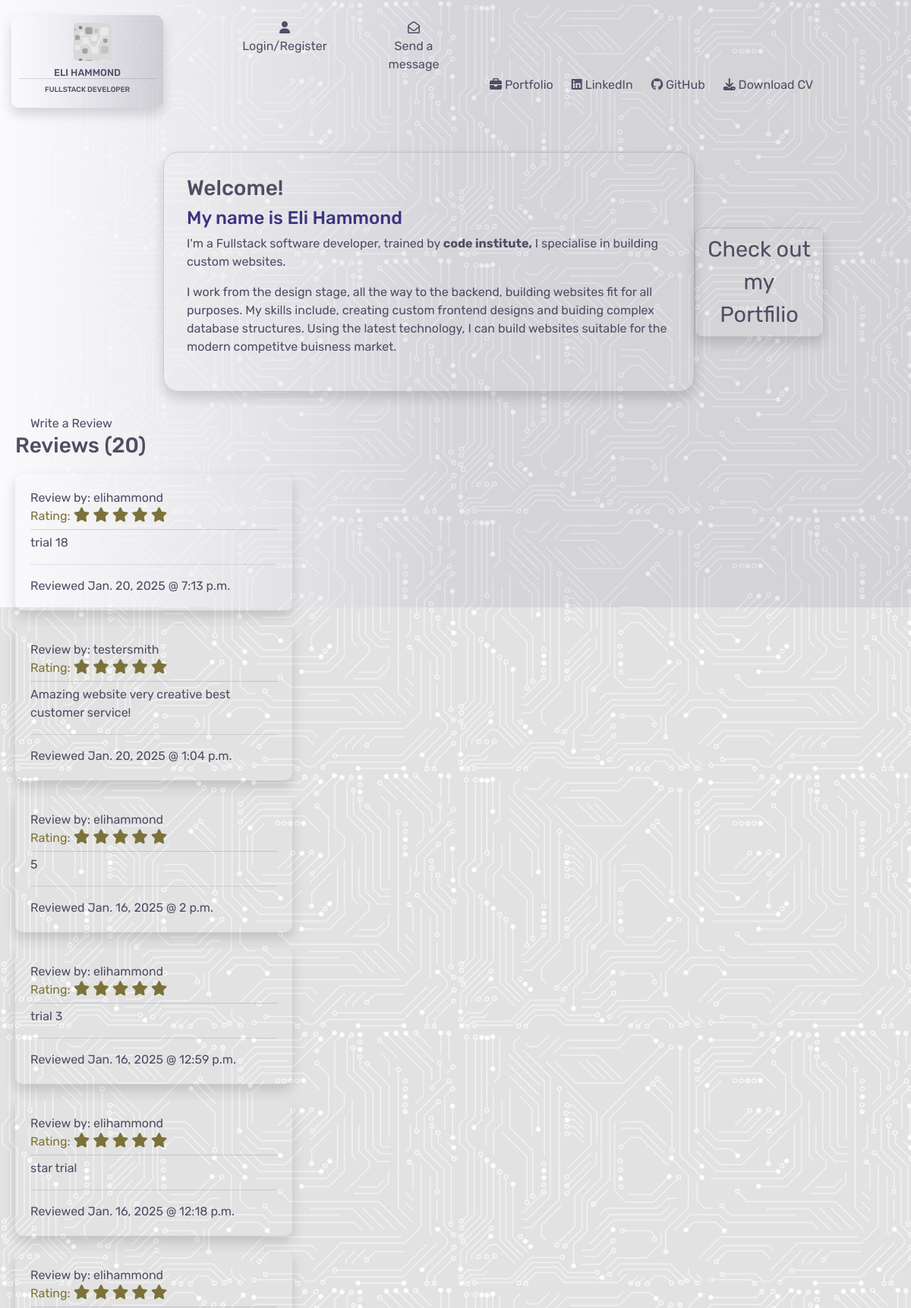
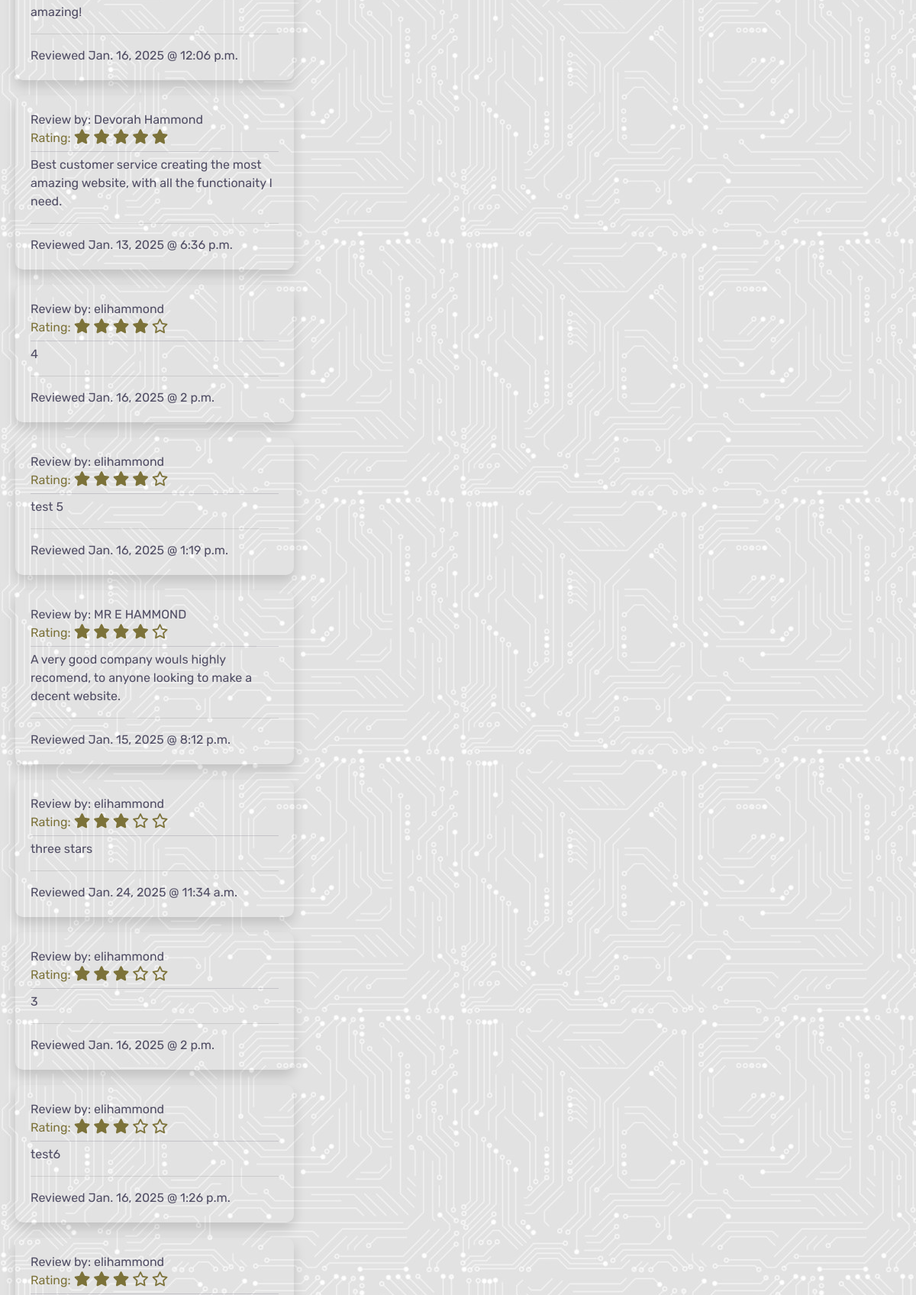
The page / (upper part) on the database its author committed (2 pictures, top to bottom).
### home/models.py (models this page shows)
class Reviews(models.Model):
    class Meta:
        verbose_name_plural = "Reviews"
    name = models.CharField(max_length=254)
    rating = models.IntegerField(default=1,
                                 choices=((i, i) for i in range(1, 6)))
    review = models.TextField(max_length=600, null=True, blank=True)
    date = models.DateField(auto_now=True)
    time = models.TimeField(auto_now=True)

### home/views.py (the view)
# urls.py: path('', views.index, name='home'),
def index(request):
    reviews = Reviews.objects.all().order_by('-rating', '-date', '-time')
    context = {
        'reviews': reviews,
    }
    return render(request, 'home/index.html', context)

### contacts/contexts.py (called while the page is built)
def contacts_inbox(request):
    user = request.user.id
    if user:
        user_inbox = get_object_or_404(User, username=request.user)
        inbox = Contacts.objects.filter(send_to=user_inbox)
        unread_messages = inbox.filter(read=False).count()
        print(unread_messages)
        message_count = len(inbox)
        print(int(message_count))
        context = {
            'inbox': inbox,
            'message_count': message_count,
            'unread_messages': unread_messages
        }
    else:
        inbox = Contacts.objects.all()
        context = {
            'inbox': inbox
        }
    return context

### home/templates/home/index.html (shortened to what this page needs)
{% extends "base.html" %}
{% load static %}
{% block content %}
<div class="container-fluid">
    <div class="row">
        <div class="col-md-2">
        </div>
        <div class="col-md-8">
            <div class="info-box shadow">
                <h3>Welcome!</h3>
                <h4 class="sub-header">My name is Eli Hammond</h4>
                <p>I'm a Fullstack software developer, trained by
                    <span class="ci-link"><a href="https://codeinstitute.net/" target="_blank"> code institute,</a></span> I specialise in building custom websites.</p>
                <p>I work from the design stage, all the way to the backend, building websites fit for all purposes. My skills include, creating custom frontend designs and buiding complex database structures. Using the latest technology, I can build websites suitable for the modern competitve buisness market.</p>
            </div>
        </div>
        <div class="col-md-2">
            <div class="btn porfolio-btn shadow"><a href="{% url 'portfolio' %}">Check out my Portfilio</a></div>
        </div>
    </div>
    <div class="row">
        <div class="col-4 review-section">
            <a href="{% url 'create_review' %}" class="button add-edit-button">Write a Review</a>
            <h3>Reviews ({{ reviews.count }})</h3>
            {% for review in reviews %}
            <div class="user-review shadow">
                <div>
                    Review by: {{ review.name }}
                </div>
                <div class="review-stars">
                    Rating:
                    {% if review.rating == 1 %}
                    <i class="fa-solid fa-star"></i>
                    <i class="fa-regular fa-star"></i>
                    <i class="fa-regular fa-star"></i>
                    <i class="fa-regular fa-star"></i>
                    <i class="fa-regular fa-star"></i>
                {% elif review.rating == 2 %}
                    <i class="fa-solid fa-star"></i>
                    <i class="fa-solid fa-star"></i>
                    <i class="fa-regular fa-star"></i>
                    <i class="fa-regular fa-star"></i>
                    <i class="fa-regular fa-star"></i>
                {% elif review.rating == 3 %}
                    <i class="fa-solid fa-star"></i>
                    <i class="fa-solid fa-star"></i>
                    <i class="fa-solid fa-star"></i>
                    <i class="fa-regular fa-star"></i>
                    <i class="fa-regular fa-star"></i>
                {% elif review.rating == 4 %}
                    <i class="fa-solid fa-star"></i>
                    <i class="fa-solid fa-star"></i>
                    <i class="fa-solid fa-star"></i>
                    <i class="fa-solid fa-star"></i>
                    <i class="fa-regular fa-star"></i>
                {% else %}
                    <i class="fa-solid fa-star"></i>
                    <i class="fa-solid fa-star"></i>
                    <i class="fa-solid fa-star"></i>
                    <i class="fa-solid fa-star"></i>
                    <i class="fa-solid fa-star"></i>
                {% endif %}
                </div>
                    <div class="review">{{ review.review }}</div>
                    <hr>
                    <div class="time-date">
                        Reviewed {{ review.date }} @ {{ review.time }}
                    </div>
            </div>
            {% endfor %}
        </div>
        <div class="col-8"></div>
    </div>
</div>
{% endblock %}

### static/css/base.css (style rules this page uses)
:root { --main-font:Rubik; --text-color:rgb(80, 77, 100); }
body { background-image: url('/media/background-image.jpg'); }
.info-box { color:rgb(80, 77, 100); z-index: 1; position: relative; border:solid 1px rgba(80, 77, 100, 0.2); height: auto; border-radius: 20px; width:700px; padding:30px; font-family: var(--main-font); }
.button { font-family: var(--main-font); color: var(--text-color); border: none; outline: none; border-radius: 10px; padding:10px; margin:10px }
.sub-header { color:rgb(60, 52, 128); }
.ci-link a { color:var(--main-font); font-weight: bolder; }
.porfolio-btn { position: relative; top:100px; right:100px; z-index: 1; font-family: var(--main-font); text-align: center; font-size: 1.8rem; width:fit-content; border:solid 1px rgba(80, 77, 100, 0.2); border-radius: 10px; }
.porfolio-btn a { color: rgb(80, 77, 100); text-decoration: none; }
.review-section { position: relative; z-index: 2; font-family: var(--main-font); color: var(--text-color); padding-top: 30px; padding-left: 20px; }
.user-review { padding:20px; margin-top: 20px; border-radius: 10px; }
.review-stars { color:rgb(124, 114, 57); border-bottom: solid 0.5px rgba(80, 77, 100, 0.2); padding-bottom: 5px; }
.review { padding-top: 5px; }
.fa-star { color:rgb(124, 114, 57); font-size: 1.2rem; }

### rows shown on the page
Reviews: name "elihammond", review "trial 18", date "Jan. 20, 2025", time "7:13 p.m."
Reviews: name "testersmith", review "Amazing website very creative best customer service!", date "Jan. 20, 2025", time "1:04 p.m."
Reviews: name "elihammond", review "5", date "Jan. 16, 2025", time "2 p.m."
Reviews: name "elihammond", review "trial 3", date "Jan. 16, 2025", time "12:59 p.m."
Reviews: name "elihammond", review "star trial", date "Jan. 16, 2025", time "12:18 p.m."
Reviews: name "elihammond", review "amazing!", date "Jan. 16, 2025", time "12:06 p.m."
Reviews: name "Devorah Hammond", review "Best customer service creating the most amazing website, with all the functionaity I need.", date "Jan. 13, 2025", time "6:36 p.m."
Reviews: name "elihammond", rating 4 (drawn), review "4", date "Jan. 16, 2025", time "2 p.m."
Reviews: name "elihammond", rating 4 (drawn), review "test 5", date "Jan. 16, 2025", time "1:19 p.m."
Reviews: name "MR E HAMMOND", rating 4 (drawn), review "A very good company wouls highly recomend, to anyone looking to make a decent website.", date "Jan. 15, 2025", time "8:12 p.m."
Reviews: name "elihammond", rating 3 (drawn), review "three stars", date "Jan. 24, 2025", time "11:34 a.m."
Reviews: name "elihammond", rating 3 (drawn), review "3", date "Jan. 16, 2025", time "2 p.m."
Reviews: name "elihammond", rating 3 (drawn), review "test6", date "Jan. 16, 2025", time "1:26 p.m."
Reviews: name "elihammond", rating 3 (drawn)

### other values the page prints
{{ reviews.count }} "20"
